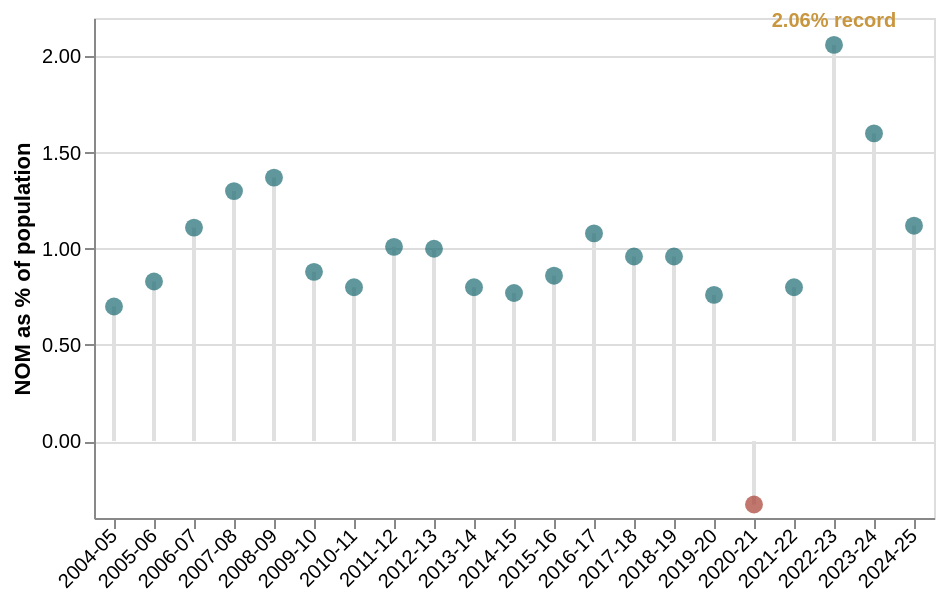

Here is the Vega-Lite specification saved for this chart:
### Vega-Lite specification from a JSON file in a GitHub repository (floating-point values rounded to 4 significant figures)
{"$schema": "https://vega.github.io/schema/vega-lite/v5.json", "width": "container", "height": 250, "data": {"values": [{"year": "2004-05", "pct": 0.7}, {"year": "2005-06", "pct": 0.83}, {"year": "2006-07", "pct": 1.11}, {"year": "2007-08", "pct": 1.3}, {"year": "2008-09", "pct": 1.37}, {"year": "2009-10", "pct": 0.88}, {"year": "2010-11", "pct": 0.8}, {"year": "2011-12", "pct": 1.01}, {"year": "2012-13", "pct": 1.0}, {"year": "2013-14", "pct": 0.8}, {"year": "2014-15", "pct": 0.77}, {"year": "2015-16", "pct": 0.86}, {"year": "2016-17", "pct": 1.08}, {"year": "2017-18", "pct": 0.96}, {"year": "2018-19", "pct": 0.96}, {"year": "2019-20", "pct": 0.76}, {"year": "2020-21", "pct": -0.33}, {"year": "2021-22", "pct": 0.8}, {"year": "2022-23", "pct": 2.06}, {"year": "2023-24", "pct": 1.6}, {"year": "2024-25", "pct": 1.12}]}, "layer": [{"mark": {"type": "bar", "width": 2, "color": "#e0e0e0"}, "encoding": {"x": {"field": "year", "type": "ordinal"}, "y": {"field": "pct", "type": "quantitative"}, "y2": {"datum": 0}}}, {"mark": {"type": "point", "filled": true, "size": 80}, "encoding": {"x": {"field": "year", "type": "ordinal", "title": null, "axis": {"labelAngle": -45, "labelFontSize": 10}}, "y": {"field": "pct", "type": "quantitative", "title": "NOM as % of population", "axis": {"labelFontSize": 10, "format": ".2f"}}, "color": {"condition": {"test": "datum.pct < 0", "value": "#a63d2f"}, "value": "#1d6b72"}, "tooltip": [{"field": "year", "title": "Year"}, {"field": "pct", "title": "% of population", "format": ".2f"}]}}, {"mark": {"type": "text", "dy": -12, "fontSize": 10, "color": "#c8963e", "fontWeight": "bold"}, "data": {"values": [{"year": "2022-23", "pct": 2.06, "label": "2.06% record"}]}, "encoding": {"x": {"field": "year", "type": "ordinal"}, "y": {"field": "pct", "type": "quantitative"}, "text": {"field": "label"}}}]}
